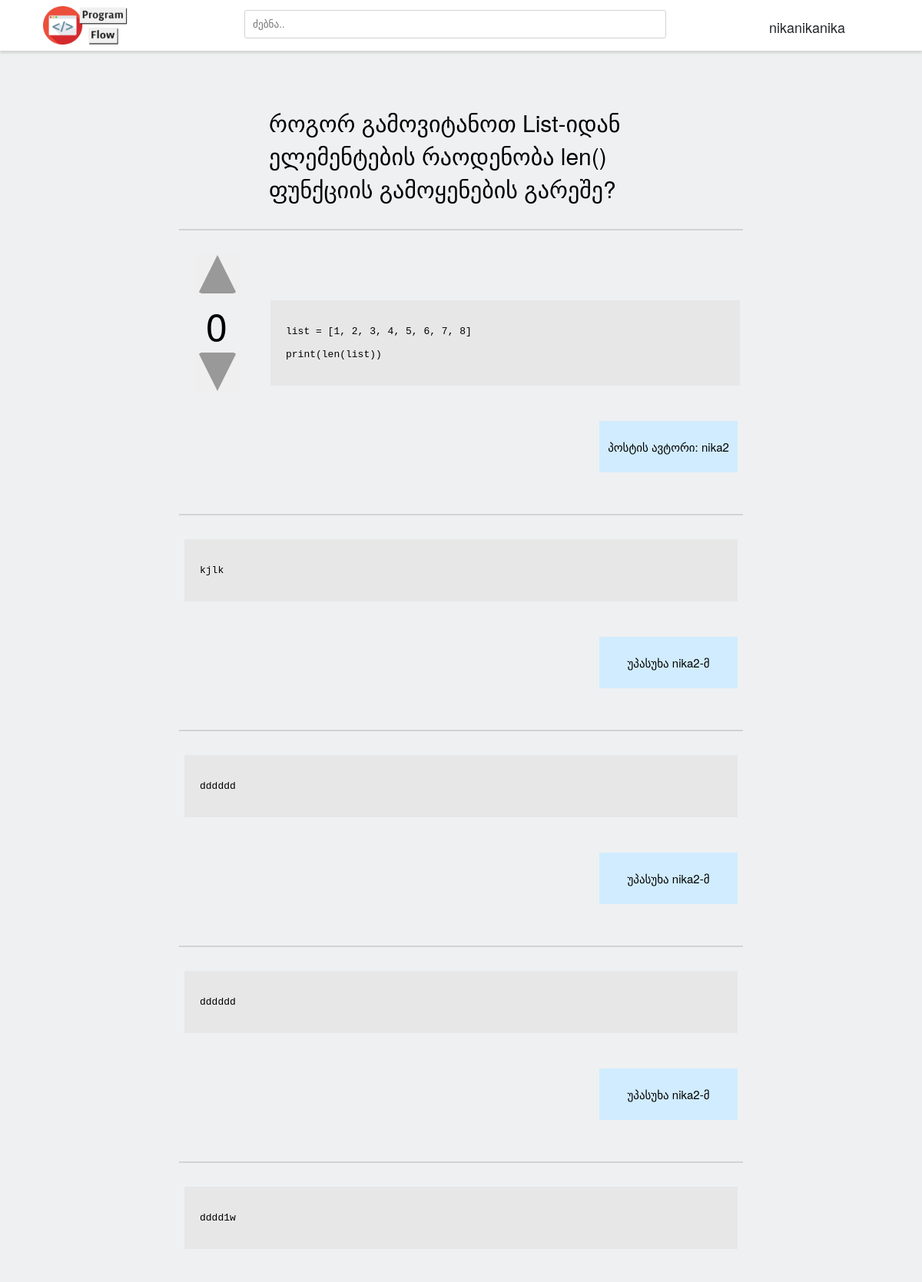
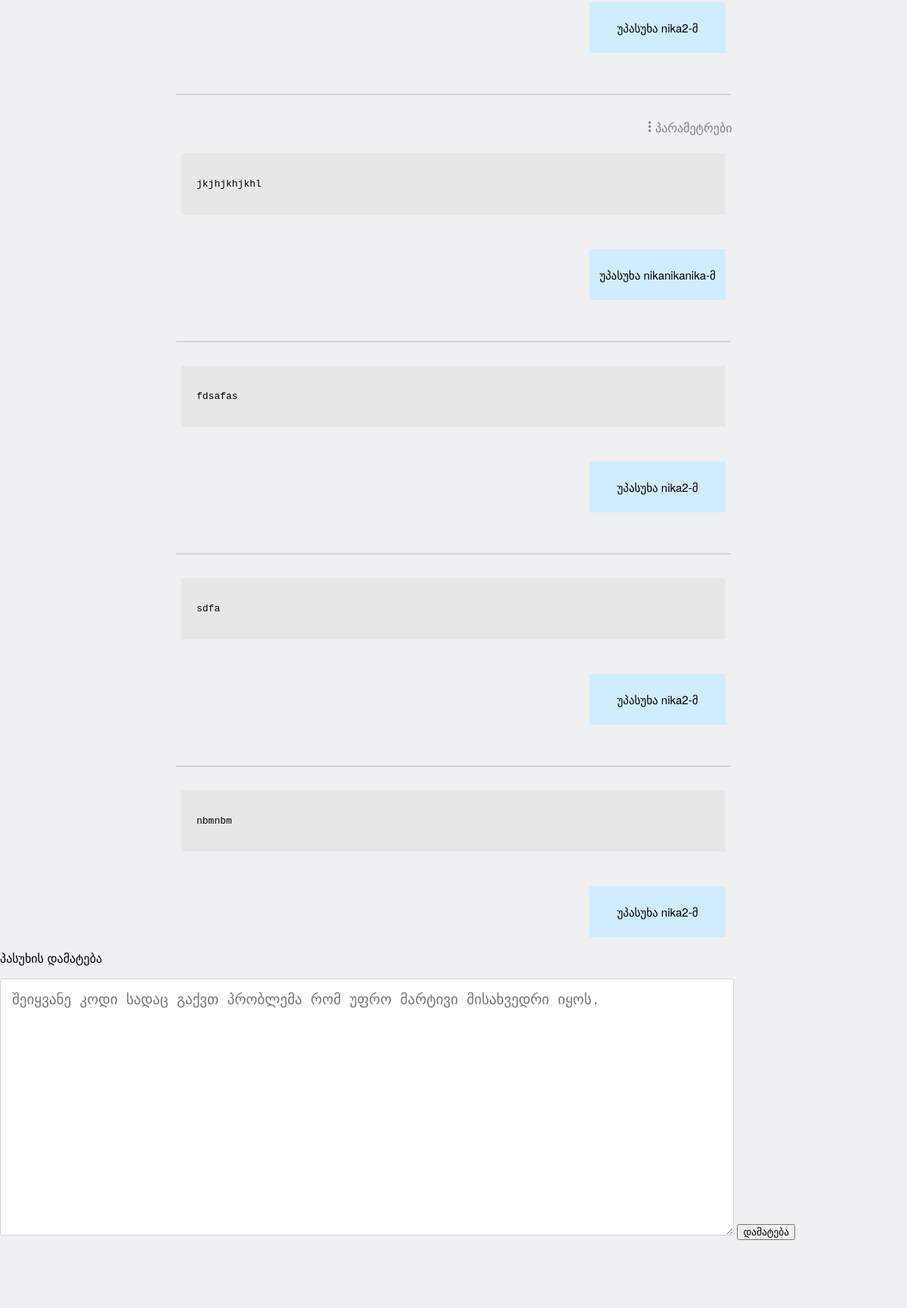
/posts/1 (signed in, upper part), run on the app's committed database (2 pictures, top to bottom).
### app.py (models this page shows)
class Answers(db.Model):
    post_id = db.Column(db.Integer, primary_key=True)
    answer_id = db.Column(db.Integer, nullable=False)
    answer_author = db.Column(db.Text, nullable=False)
    answer_username = db.Column(db.Text, nullable=False)
    answer = db.Column(db.Text, nullable=False)
    votes = db.Column(db.Integer, nullable=False)
    vote_authors = db.Column(db.Text)

class Posts(db.Model):
    post_id = db.Column(db.Integer, primary_key=True)
    author = db.Column(db.String(10000), nullable=False)
    author_name = db.Column(db.String(10000), nullable=False)
    post = db.Column(db.Text, nullable=False)
    code = db.Column(db.Text, nullable=False)
    votes = db.Column(db.Integer, nullable=False)
    vote_authors = db.Column(db.Text)

### app.py (the view)
@app.route('/posts/<int:id>', methods=['POST', 'GET'])
def post_page(id):
    post_data = Posts.query.get(id)
    answer_data = Answers.query.all()
    if request.method == 'POST':
        if 'user' in session:
            upvoter = request.form.get('upvoter')
            downvoter = request.form.get('downvoter')
            session['upvoted'] = True
            session['downvoted'] = False
            if upvoter == 'up':
                vote_author = session['user']
                votes = post_data.votes
                if vote_author not in str(post_data.vote_authors):
                    post_data.vote_authors = f'{post_data.vote_authors},{vote_author}'
                    if session['downvoted'] == True:
                        votes+=2
                        session['upvoted'] = True
                    else:
                        votes+=1
                        session['upvoted'] = True
                elif vote_author in str(post_data.vote_authors):
                    post_data.vote_authors = post_data.vote_authors.replace(vote_author, '')
                    votes-=1
                    session['upvoted'] = False
                    session['downvoted'] = False
                post_data.votes = votes
                db.session.commit()
                if 'user' in session:
                    if post_data:
                        return render_template('post_page.html', post_data=post_data, current_user=session['user'], upvoted=session['upvoted'])
                    else:
                        flash('ERROR: ვერ ჩამოიტვირთა მონაცემები..', category='error')
                        return redirect(url_for('posts'))
                else:
                    return redirect(url_for('home'))
            elif downvoter == 'dwn':
                vote_author = session['user']
                votes = post_data.votes
                if vote_author not in str(post_data.vote_authors):
                    post_data.vote_authors = f'{post_data.vote_authors}-{vote_author}'
                    if session['upvoted'] == False:
                        votes-=1
                        session['downvoted'] = True
                    elif session['upvoted'] == True:
                        votes-=2
                        session['upvoted'] = False
                        session['downvoted'] = True
                elif vote_author in str(post_data.vote_authors):
                    post_data.vote_authors = post_data.vote_authors.replace(f'{vote_author}-', '')
                    if session['upvoted'] == False:
                        votes+=1
                    session['downvoted'] = False
                    session['upvoted'] = False
                post_data.votes = votes
                db.session.commit()
                if 'user' in session:
                    if post_data and answer_data:
                        return render_template('post_page.html', post_data=post_data, answer_data=answer_data, current_user=session['user'], downvoted=session['downvoted'])
                    elif post_data:
                        return render_template('post_page.html', post_data=post_data, current_user=session['user'], downvoted=session['downvoted'])
                    else:
                        flash('ERROR: ვერ ჩამოიტვირთა მონაცემები..', category='error')
                        return redirect(url_for('posts'))
                else:
                    return redirect(url_for('home'))
            if request.form.get('answer'):
                answer = request.form.get('answer')
                created_answer = Answers(answer_id=post_data.post_id, answer_author=session['user'], answer_username=session['username'], answer=answer, votes=0)
                db.session.add(created_answer)
                db.session.commit()
                return render_template('post_page.html', post_data=post_data, answer_data=answer_data, current_user=session['user'])
        else:
            flash('არ ხართ შესული ექაუნთზე..')
            return redirect(url_for('home'))
    else:
        if 'user' in session:
            if post_data:
                return render_template('post_page.html', post_data=post_data, answer_data=answer_data, current_user=session['user'])
            else:
                flash('ERROR: ვერ ჩამოიტვირთა მონაცემები..', category='error')
                return redirect(url_for('posts'))
        else:
            return redirect(url_for('home'))

### templates/post_page.html (shortened to what this page needs)
{%extends 'base.html'%}
{%block content%}
<br>
{%if post_data.post%}
    <br><br>
    <div class='title'>
        {{post_data.post}}
    </div>
    <br>
    <hr style="width:61%;border:lightgray solid 1px;">
{%endif%}
<br>
{%if post_data.code%}
    <div class='votesDiv'>
            <form action='' method='POST'>
                <button type='submit' class='buttonVote'>{%if upvoted%}<div class='upvoteActive'></div>{%elif not upvoted%}<div class='upvote'></div>{%endif%}</button>
            </form>
            <div class='votes'>{{post_data.votes}}</div>
            <form action='' method='POST'>
                <button type='submit' class='buttonVote'>{%if downvoted%}<div class='downvoteActive'></div>{%else%}<div class='downvote'></div>{%endif%}</button>
            </form>
        <div class='codeDiv'>
            <pre class='code'>{{post_data.code}}</pre>
        </div>
    </div>
    <br><br>
    <div class='authorDiv'><p class='author'>პოსტის ავტორი: {{post_data.author_name}}</p></div>
{%endif%}
{%for answer in answer_data%}
    <br><br>
    <hr class='answerSeparator'>
    <br>
    {%if answer.answer_author == current_user%}
    <img style='margin-left:71%' src="{{url_for('static', filename='images/settings_icon.png')}}" height='15' width='15'><a class='settings' href='/posts/post_settings/{{answer_data.post_id}}'>პარამეტრები</a>
    <br><br>
    {%endif%}
    <div class='answerCodeDiv'>
        <pre class='answerCode'>{{answer.answer}}</pre>
    </div>
        <br><br>
    <div class='authorDiv'><p class='author'>უპასუხა {{answer.answer_username}}-მ</p></div>
{%endfor%}
<form action='' method='POST'>
    <p>პასუხის დამატება</p>
    <textarea name="answer" class='addPostCode' minlength="4" maxlength="600000" cols="81" rows="14" placeholder='შეიყვანე კოდი სადაც გაქვთ პრობლემა რომ უფრო მარტივი მისახვედრი იყოს.' required></textarea>
    <button type='submit'>დამატება</button>
</form>
{%endblock%}

### templates/base.html (shortened to what this page needs)
<!DOCTYPE html>
<html lang="en">
<head>
    <link rel="stylesheet" href="{{url_for('static', filename='style.css')}}">
    <link rel="stylesheet" href="{{url_for('static', filename='media.css')}}">
    <link rel="stylesheet" href="{{url_for('static', filename='flashes.css')}}">
</head>
<body>
<header>
    <ul>
      <a href='/'><li><img class='logo' title="Home" src="{{url_for('static', filename='images/logo.png')}}" width="120" height="50" alt='ProgramFlow'></li></a>
      {%if 'user' in session%}
        <a href='/user' class='usernameNavLogged'>{{session['username']}}</a>
      {%elif 'user' not in session%}
        <a href='/signup' class='navbarSignup'>რეგისტრაცია</a>
        <a href='/login' class='navbarLogin'>შესვლა</a>
      {%endif%}
        <form method='POST' action='/posts'>
            <input type="text" style="margin-bottom:10px;" name='search' class='searchInput' placeholder="ძებნა..">
        </form>
    </ul>
</header>
  {%with messages = get_flashed_messages(with_categories=True)%}
    {%if messages%}
      {%for category, message in messages%}
        {%if category == "error" %}
          <br><br><br><br>
          <div class="alert alert-danger" role="alert">
            {{message}}
          </div>
        {%else%}
          <br><br><br><br>
          <div class="alert alert-success" role="alert">
            {{message}}
          </div>
        {%endif%}
      {%endfor%}
    {%else%}
      <br><br><br>
    {%endif%}
  {%endwith%}
  {%block content%}{%endblock%}
</body>
</html>

### static/style.css (style rules this page uses)
body { padding: 0; margin: 0; font-family: 'Helvetica Neue', 'Helvetica', Arial, sans-serif, Calibri; background-color: #eff0f1; }
textarea { resize: none; }
.logo { margin-top: -15px; margin-bottom: -17px; margin-left: 30%; }
.votesDiv { margin-left: 21%; }
.buttonVote { border: 0px solid; background-color: none; }
.upvote { width: 0; height: 0; border-left: 25px solid transparent; border-right: 25px solid transparent; border-bottom: 50px solid #999; border-radius: 5px; }
.downvote { width: 0; height: 0; border-left: 25px solid transparent; border-right: 25px solid transparent; border-top: 50px solid #999; border-radius: 5px; }
.votes { font-size: 50px; margin-left: 16px; }
.title { margin-left: 350px; margin-right: 270px; font-size:30px; max-width: 30em; word-wrap: break-word; }
.codeDiv { background-color: #e7e7e7; padding: 20px; margin-right: 25%; margin-left: 100px; margin-top: -13%; }
.code { word-wrap: break-word; white-space: pre-wrap; }
.authorDiv { padding: 8px; margin-left: 65%; margin-right: 20%; background-color: #d1ecff; text-align: center; }
.author { font-size: 15px; }
.answerCodeDiv { background-color: #e7e7e7; padding: 20px; margin-right: 20%; margin-left: 20%; }
.answerCode { word-wrap: break-word; white-space: pre-wrap; }
.answerSeparator { width: 61%; border: lightgray solid 1px; }
.searchInput { border: lightgray 1px solid; border-radius: 3px; padding: 10px 30% 10px 10px; margin-top: 13px; margin-left: 2%; }
.addPostCode { padding: 15px; font-size: 19px; border: lightgray 1px solid; border-radius: 3px; resize: vertical; }
ul { list-style-type:none; overflow: hidden; margin: 0; padding: 0; background-color: white; font-size:18px; box-shadow: 0px 3px 3px 0px lightgray; text-align: center; position: fixed; width: 100%; }
li { float:left; padding:20px; color: black; }
.usernameNavLogged { margin-top: 22px; margin-right: 100px; text-decoration: none; float: right; color: #242729; }
.settings { text-decoration: none; color: gray; }

### data on the page
Answers: username "nikanikanika", answer "jkjhjkhjkhl", answer_username "nikanikanika"
Posts: post "როგორ გამოვიტანოთ List-იდან ელემენტების რაოდენობა len() ფუნქციის გამოყენების გარეშე?", votes "0", code "list = [1, 2, 3, 4, 5, 6, 7, 8] print(len(list))", author_name "nika2"
Answers: answer "kjlk", answer_username "nika2"
Answers: answer "dddddd", answer_username "nika2"
Answers: answer "dddddd", answer_username "nika2"
Answers: answer "dddd1w", answer_username "nika2"
Answers: answer "fdsafas", answer_username "nika2"
Answers: answer "sdfa", answer_username "nika2"
Answers: answer "nbmnbm", answer_username "nika2"
